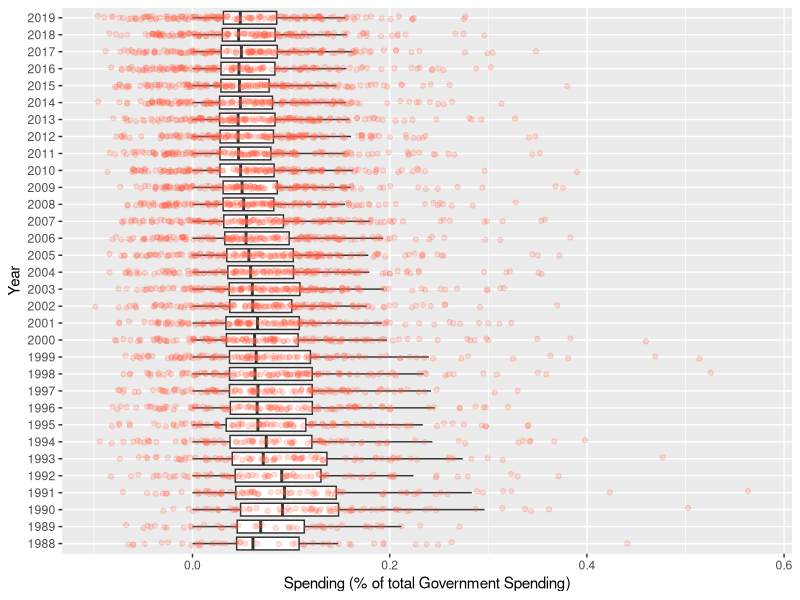
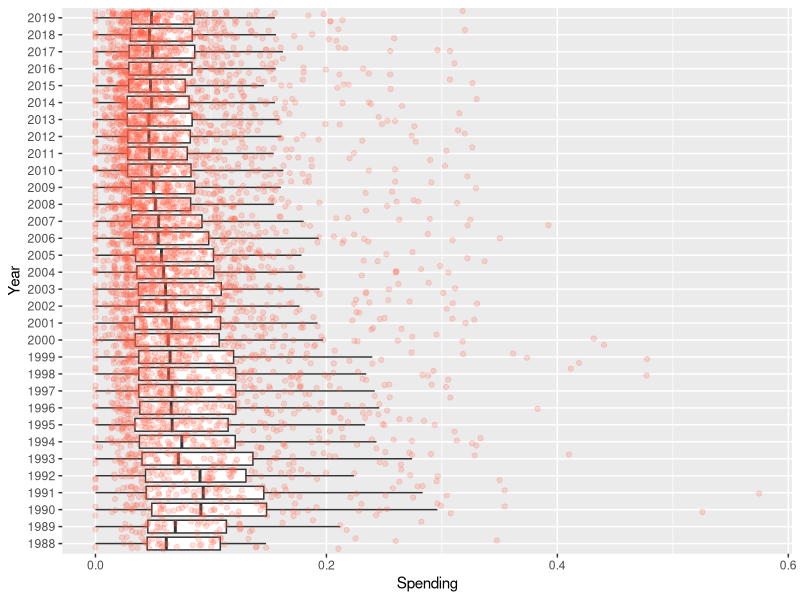

R code for these plots, in order:
## ---- chunk 1
library(readxl) 
library(tidyverse)

military <- read_xlsx(here::here("4-tidyr-joins", "Practice Activity", 
                                 "data", "gov_spending_per_capita.xlsx"), 
                      sheet = "Share of Govt. spending", 
                      skip = 7)
## This is MY path to the data! Yours will look different! 
## ---- chunk 2
military_clean <- military %>% 
                    mutate_at(vars(`1988`:`2019`),
                              ~na_if(.x, y = ". .")
                              ) %>%
                      mutate_at(vars(`1988`:`2019`),
                              ~na_if(.x, y = "xxx")
                              )
## ---- chunk 3
military_clean <- military_clean %>% 
  mutate_at(vars(`1988`:`2019`), as.numeric) 
## ---- chunk 4
cont_region <- read_xlsx(here::here("4-tidyr-joins", "Practice Activity", 
                                 "data", "gov_spending_per_capita.xlsx"), 
                      sheet = "Regional totals", 
                      skip = 14) %>% 
  filter(Region != "World total (including Iraq)", 
         Region != "World total (excluding Iraq)")

## ---- chunk 5
military_clean %>% 
  filter(Country %in% cont_region$Region)
## ---- chunk 6
military_clean <- military_clean %>% 
  anti_join(cont_region, by = c("Country" = "Region"))
## ---- chunk 7
military_clean %>%  
  pivot_longer(`1988`:`2019`,
               names_to = "Year", 
               values_to = "Spending") %>% 
  ggplot(aes(y = Year, x = Spending)) + 
  geom_boxplot(outlier.shape = NA) + 
  geom_jitter(color = "tomato", 
              alpha = 0.2, 
              width = 0.1, 
              height = 0.1) + 
  labs(x = "Spending (% of total Government Spending)")
## ---- chunk 8
long_military <- military_clean %>%  
              pivot_longer(`1988`:`2019`,
                           names_to = "Year",
                           values_to = "Spending")

## ---- chunk 9

long_military %>% 
  ggplot(aes(x = Spending, y = Year)) + 
  geom_boxplot(outlier.shape = NA) + 
  geom_jitter(alpha = 0.2, color = "tomato")
  
